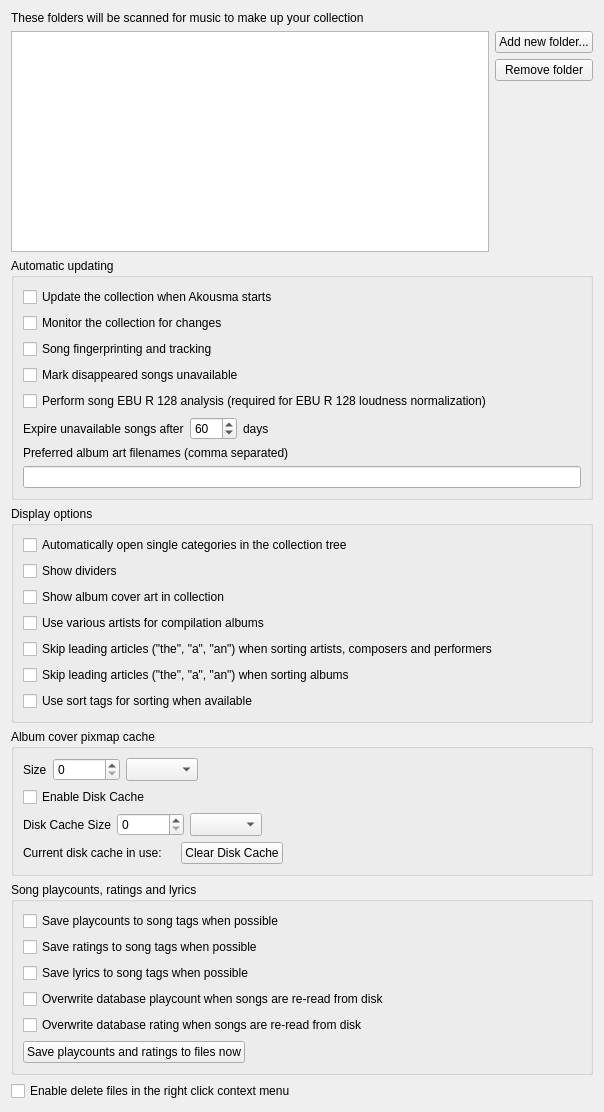
<?xml version="1.0" encoding="UTF-8"?>
<ui version="4.0">
 <class>CollectionSettingsPage</class>
 <widget class="QWidget" name="CollectionSettingsPage">
  <property name="geometry">
   <rect>
    <x>0</x>
    <y>0</y>
    <width>604</width>
    <height>1112</height>
   </rect>
  </property>
  <property name="windowTitle">
   <string>Collection</string>
  </property>
  <layout class="QVBoxLayout" name="layout_collectionsettingspage">
   <item>
    <widget class="QLabel" name="label_collection_folders">
     <property name="text">
      <string>These folders will be scanned for music to make up your collection</string>
     </property>
    </widget>
   </item>
   <item>
    <layout class="QHBoxLayout" name="layout_collection_folders">
     <item>
      <widget class="QListView" name="list">
       <property name="editTriggers">
        <set>QAbstractItemView::NoEditTriggers</set>
       </property>
       <property name="iconSize">
        <size>
         <width>16</width>
         <height>16</height>
        </size>
       </property>
       <property name="uniformItemSizes">
        <bool>true</bool>
       </property>
      </widget>
     </item>
     <item>
      <layout class="QVBoxLayout" name="layout_collection_folder_buttons">
       <item>
        <widget class="QPushButton" name="add_directory">
         <property name="text">
          <string>Add new folder...</string>
         </property>
         <property name="flat">
          <bool>false</bool>
         </property>
        </widget>
       </item>
       <item>
        <widget class="QPushButton" name="remove_directory">
         <property name="text">
          <string>Remove folder</string>
         </property>
        </widget>
       </item>
       <item>
        <spacer name="spacer_collection_buttons">
         <property name="orientation">
          <enum>Qt::Vertical</enum>
         </property>
         <property name="sizeHint" stdset="0">
          <size>
           <width>20</width>
           <height>40</height>
          </size>
         </property>
        </spacer>
       </item>
      </layout>
     </item>
    </layout>
   </item>
   <item>
    <widget class="QGroupBox" name="groupbox_updating">
     <property name="title">
      <string>Automatic updating</string>
     </property>
     <layout class="QVBoxLayout" name="layout_updating">
      <item>
       <widget class="QCheckBox" name="startup_scan">
        <property name="text">
         <string>Update the collection when Akousma starts</string>
        </property>
       </widget>
      </item>
      <item>
       <widget class="QCheckBox" name="monitor">
        <property name="text">
         <string>Monitor the collection for changes</string>
        </property>
       </widget>
      </item>
      <item>
       <widget class="QCheckBox" name="song_tracking">
        <property name="text">
         <string>Song fingerprinting and tracking</string>
        </property>
       </widget>
      </item>
      <item>
       <widget class="QCheckBox" name="mark_songs_unavailable">
        <property name="text">
         <string>Mark disappeared songs unavailable</string>
        </property>
       </widget>
      </item>
      <item>
       <widget class="QCheckBox" name="song_ebur128_loudness_analysis">
        <property name="text">
         <string>Perform song EBU R 128 analysis (required for EBU R 128 loudness normalization)</string>
        </property>
       </widget>
      </item>
      <item>
       <widget class="QWidget" name="widget" native="true">
        <layout class="QHBoxLayout" name="horizontalLayout_2">
         <property name="leftMargin">
          <number>0</number>
         </property>
         <property name="topMargin">
          <number>0</number>
         </property>
         <property name="rightMargin">
          <number>0</number>
         </property>
         <property name="bottomMargin">
          <number>0</number>
         </property>
         <item>
          <widget class="QLabel" name="label_expire_unavailable_songs_after">
           <property name="sizePolicy">
            <sizepolicy hsizetype="Fixed" vsizetype="Preferred">
             <horstretch>0</horstretch>
             <verstretch>0</verstretch>
            </sizepolicy>
           </property>
           <property name="text">
            <string>Expire unavailable songs after</string>
           </property>
          </widget>
         </item>
         <item>
          <widget class="QSpinBox" name="expire_unavailable_songs_days">
           <property name="maximum">
            <number>365</number>
           </property>
           <property name="value">
            <number>60</number>
           </property>
          </widget>
         </item>
         <item>
          <widget class="QLabel" name="label_expire_unavailable_songs_days">
           <property name="sizePolicy">
            <sizepolicy hsizetype="Fixed" vsizetype="Preferred">
             <horstretch>0</horstretch>
             <verstretch>0</verstretch>
            </sizepolicy>
           </property>
           <property name="text">
            <string>days</string>
           </property>
          </widget>
         </item>
         <item>
          <spacer name="spacer_expire_unavailable_songs">
           <property name="orientation">
            <enum>Qt::Horizontal</enum>
           </property>
           <property name="sizeHint" stdset="0">
            <size>
             <width>40</width>
             <height>20</height>
            </size>
           </property>
          </spacer>
         </item>
        </layout>
       </widget>
      </item>
      <item>
       <widget class="QLabel" name="label_preferred_cover_filenames">
        <property name="text">
         <string>Preferred album art filenames (comma separated)</string>
        </property>
       </widget>
      </item>
      <item>
       <widget class="QLineEdit" name="cover_art_patterns">
        <property name="toolTip">
         <string>When looking for album art Akousma will first look for picture files that contain one of these words.
If there are no matches then it will use the largest image in the directory.</string>
        </property>
       </widget>
      </item>
     </layout>
    </widget>
   </item>
   <item>
    <widget class="QGroupBox" name="groupbox_display">
     <property name="title">
      <string>Display options</string>
     </property>
     <layout class="QVBoxLayout" name="layout_display">
      <item>
       <widget class="QCheckBox" name="auto_open">
        <property name="text">
         <string>Automatically open single categories in the collection tree</string>
        </property>
       </widget>
      </item>
      <item>
       <widget class="QCheckBox" name="show_dividers">
        <property name="text">
         <string>Show dividers</string>
        </property>
       </widget>
      </item>
      <item>
       <widget class="QCheckBox" name="pretty_covers">
        <property name="text">
         <string>Show album cover art in collection</string>
        </property>
       </widget>
      </item>
      <item>
       <widget class="QCheckBox" name="various_artists">
        <property name="text">
         <string>Use various artists for compilation albums</string>
        </property>
       </widget>
      </item>
      <item>
       <widget class="QCheckBox" name="checkbox_skip_articles_for_artists">
        <property name="text">
         <string>Skip leading articles (&quot;the&quot;, &quot;a&quot;, &quot;an&quot;) when sorting artists, composers and performers</string>
        </property>
       </widget>
      </item>
      <item>
       <widget class="QCheckBox" name="checkbox_skip_articles_for_albums">
        <property name="text">
         <string>Skip leading articles (&quot;the&quot;, &quot;a&quot;, &quot;an&quot;) when sorting albums</string>
        </property>
       </widget>
      </item>
      <item>
       <widget class="QCheckBox" name="checkbox_use_sort_tags">
        <property name="text">
         <string>Use sort tags for sorting when available</string>
        </property>
       </widget>
      </item>
     </layout>
    </widget>
   </item>
   <item>
    <widget class="QGroupBox" name="groupbox_albumcovercache">
     <property name="title">
      <string>Album cover pixmap cache</string>
     </property>
     <layout class="QVBoxLayout" name="verticalLayout">
      <item>
       <layout class="QGridLayout" name="layout_cache_size">
        <item row="0" column="2">
         <widget class="QSpinBox" name="spinbox_cache_size">
          <property name="sizePolicy">
           <sizepolicy hsizetype="Minimum" vsizetype="Preferred">
            <horstretch>0</horstretch>
            <verstretch>0</verstretch>
           </sizepolicy>
          </property>
          <property name="maximumSize">
           <size>
            <width>80</width>
            <height>16777215</height>
           </size>
          </property>
          <property name="maximum">
           <number>1048576</number>
          </property>
         </widget>
        </item>
        <item row="0" column="0">
         <widget class="QLabel" name="label_cache_size">
          <property name="sizePolicy">
           <sizepolicy hsizetype="Minimum" vsizetype="Preferred">
            <horstretch>0</horstretch>
            <verstretch>0</verstretch>
           </sizepolicy>
          </property>
          <property name="text">
           <string>Size</string>
          </property>
         </widget>
        </item>
        <item row="0" column="3">
         <widget class="QComboBox" name="combobox_cache_size">
          <property name="sizePolicy">
           <sizepolicy hsizetype="Minimum" vsizetype="Preferred">
            <horstretch>0</horstretch>
            <verstretch>0</verstretch>
           </sizepolicy>
          </property>
         </widget>
        </item>
        <item row="0" column="4">
         <spacer name="spacer_cache_size">
          <property name="orientation">
           <enum>Qt::Horizontal</enum>
          </property>
          <property name="sizeHint" stdset="0">
           <size>
            <width>0</width>
            <height>0</height>
           </size>
          </property>
         </spacer>
        </item>
       </layout>
      </item>
      <item>
       <layout class="QHBoxLayout" name="layout_disk_cache">
        <item>
         <widget class="QCheckBox" name="checkbox_disk_cache">
          <property name="text">
           <string>Enable Disk Cache</string>
          </property>
         </widget>
        </item>
        <item>
         <spacer name="spacer_disk_cache">
          <property name="orientation">
           <enum>Qt::Horizontal</enum>
          </property>
          <property name="sizeHint" stdset="0">
           <size>
            <width>0</width>
            <height>0</height>
           </size>
          </property>
         </spacer>
        </item>
       </layout>
      </item>
      <item>
       <layout class="QGridLayout" name="layout_disk_cache_size">
        <item row="0" column="0">
         <widget class="QLabel" name="label_disk_cache_size">
          <property name="sizePolicy">
           <sizepolicy hsizetype="Minimum" vsizetype="Preferred">
            <horstretch>0</horstretch>
            <verstretch>0</verstretch>
           </sizepolicy>
          </property>
          <property name="text">
           <string>Disk Cache Size</string>
          </property>
         </widget>
        </item>
        <item row="0" column="2">
         <widget class="QComboBox" name="combobox_disk_cache_size">
          <property name="sizePolicy">
           <sizepolicy hsizetype="Minimum" vsizetype="Preferred">
            <horstretch>0</horstretch>
            <verstretch>0</verstretch>
           </sizepolicy>
          </property>
         </widget>
        </item>
        <item row="0" column="1">
         <widget class="QSpinBox" name="spinbox_disk_cache_size">
          <property name="sizePolicy">
           <sizepolicy hsizetype="Minimum" vsizetype="Preferred">
            <horstretch>0</horstretch>
            <verstretch>0</verstretch>
           </sizepolicy>
          </property>
          <property name="maximumSize">
           <size>
            <width>80</width>
            <height>16777215</height>
           </size>
          </property>
          <property name="maximum">
           <number>1048576</number>
          </property>
         </widget>
        </item>
        <item row="0" column="4">
         <spacer name="spacer_disk_cache_size">
          <property name="orientation">
           <enum>Qt::Horizontal</enum>
          </property>
          <property name="sizeHint" stdset="0">
           <size>
            <width>0</width>
            <height>0</height>
           </size>
          </property>
         </spacer>
        </item>
       </layout>
      </item>
      <item>
       <layout class="QHBoxLayout" name="horizontalLayout">
        <item>
         <widget class="QLabel" name="label_disk_cache_in_use">
          <property name="text">
           <string>Current disk cache in use:</string>
          </property>
         </widget>
        </item>
        <item>
         <widget class="QLabel" name="disk_cache_in_use">
          <property name="text">
           <string/>
          </property>
         </widget>
        </item>
        <item>
         <widget class="QPushButton" name="button_clear_disk_cache">
          <property name="sizePolicy">
           <sizepolicy hsizetype="Minimum" vsizetype="Preferred">
            <horstretch>0</horstretch>
            <verstretch>0</verstretch>
           </sizepolicy>
          </property>
          <property name="text">
           <string>Clear Disk Cache</string>
          </property>
         </widget>
        </item>
        <item>
         <spacer name="spacer_disk_cache_in_use">
          <property name="orientation">
           <enum>Qt::Horizontal</enum>
          </property>
          <property name="sizeHint" stdset="0">
           <size>
            <width>0</width>
            <height>0</height>
           </size>
          </property>
         </spacer>
        </item>
       </layout>
      </item>
     </layout>
    </widget>
   </item>
   <item>
    <widget class="QGroupBox" name="groupbox_song_playcounts_and_ratings">
     <property name="title">
      <string>Song playcounts, ratings and lyrics</string>
     </property>
     <layout class="QVBoxLayout" name="verticalLayout_3">
      <item>
       <widget class="QCheckBox" name="checkbox_save_playcounts">
        <property name="text">
         <string>Save playcounts to song tags when possible</string>
        </property>
       </widget>
      </item>
      <item>
       <widget class="QCheckBox" name="checkbox_save_ratings">
        <property name="text">
         <string>Save ratings to song tags when possible</string>
        </property>
       </widget>
      </item>
      <item>
       <widget class="QCheckBox" name="checkbox_save_lyrics">
        <property name="toolTip">
         <string>Lyrics found automatically are saved to the song tags when possible, otherwise they are saved to the collection database only. This is also the default for new lyrics in the tag editor.</string>
        </property>
        <property name="text">
         <string>Save lyrics to song tags when possible</string>
        </property>
       </widget>
      </item>
      <item>
       <widget class="QCheckBox" name="checkbox_overwrite_playcount">
        <property name="text">
         <string>Overwrite database playcount when songs are re-read from disk</string>
        </property>
       </widget>
      </item>
      <item>
       <widget class="QCheckBox" name="checkbox_overwrite_rating">
        <property name="text">
         <string>Overwrite database rating when songs are re-read from disk</string>
        </property>
       </widget>
      </item>
      <item>
       <layout class="QHBoxLayout" name="layout_statistics_button">
        <item>
         <widget class="QPushButton" name="button_save_stats">
          <property name="text">
           <string>Save playcounts and ratings to files now</string>
          </property>
         </widget>
        </item>
        <item>
         <spacer name="spacer_save_stats">
          <property name="orientation">
           <enum>Qt::Horizontal</enum>
          </property>
          <property name="sizeHint" stdset="0">
           <size>
            <width>40</width>
            <height>20</height>
           </size>
          </property>
         </spacer>
        </item>
       </layout>
      </item>
     </layout>
    </widget>
   </item>
   <item>
    <widget class="QCheckBox" name="checkbox_delete_files">
     <property name="text">
      <string>Enable delete files in the right click context menu</string>
     </property>
    </widget>
   </item>
  </layout>
 </widget>
 <tabstops>
  <tabstop>list</tabstop>
  <tabstop>add_directory</tabstop>
  <tabstop>remove_directory</tabstop>
  <tabstop>startup_scan</tabstop>
  <tabstop>monitor</tabstop>
  <tabstop>song_tracking</tabstop>
  <tabstop>mark_songs_unavailable</tabstop>
  <tabstop>song_ebur128_loudness_analysis</tabstop>
  <tabstop>expire_unavailable_songs_days</tabstop>
  <tabstop>cover_art_patterns</tabstop>
  <tabstop>auto_open</tabstop>
  <tabstop>show_dividers</tabstop>
  <tabstop>pretty_covers</tabstop>
  <tabstop>various_artists</tabstop>
  <tabstop>checkbox_skip_articles_for_artists</tabstop>
  <tabstop>checkbox_skip_articles_for_albums</tabstop>
  <tabstop>checkbox_use_sort_tags</tabstop>
  <tabstop>spinbox_cache_size</tabstop>
  <tabstop>combobox_cache_size</tabstop>
  <tabstop>checkbox_disk_cache</tabstop>
  <tabstop>spinbox_disk_cache_size</tabstop>
  <tabstop>combobox_disk_cache_size</tabstop>
  <tabstop>button_clear_disk_cache</tabstop>
  <tabstop>checkbox_save_playcounts</tabstop>
  <tabstop>checkbox_save_ratings</tabstop>
  <tabstop>checkbox_save_lyrics</tabstop>
  <tabstop>checkbox_overwrite_playcount</tabstop>
  <tabstop>checkbox_overwrite_rating</tabstop>
  <tabstop>button_save_stats</tabstop>
  <tabstop>checkbox_delete_files</tabstop>
 </tabstops>
 <resources/>
 <connections/>
</ui>
